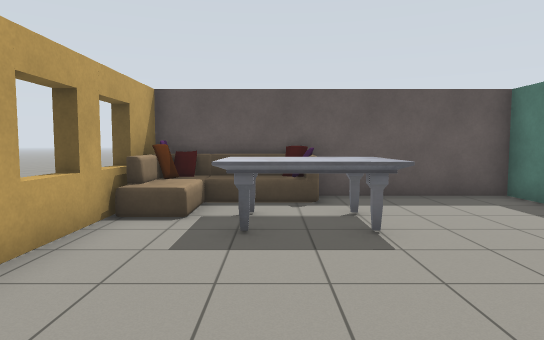
View 1 (above)

16 first-person views from a walk through a Gazebo world. The camera is 1.2 m above the floor, tilts 4° down and sees 75° across. The floor is counted in squares, 1 m on a side. Each view is taken from the middle of a square. On the plan, view 1 faces up. The plan holds only what a view shows up to about 14 squares ahead; the rest is blank. Simple shapes stand in for some stock models.

View 2
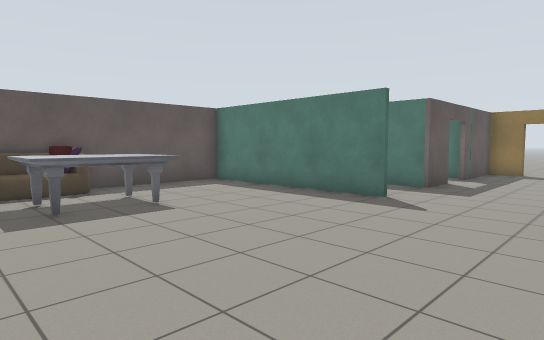

View 3
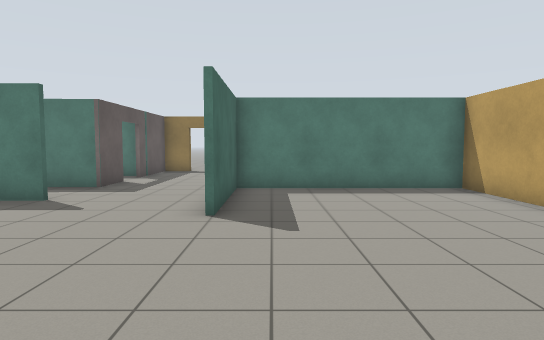

View 4
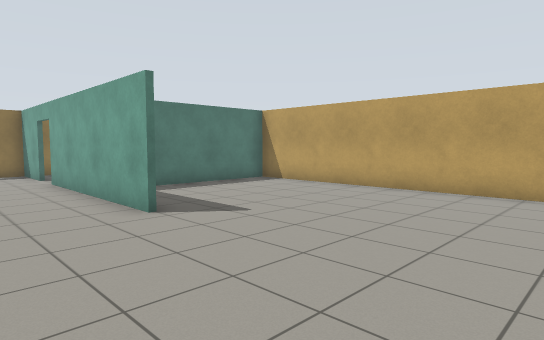

View 5
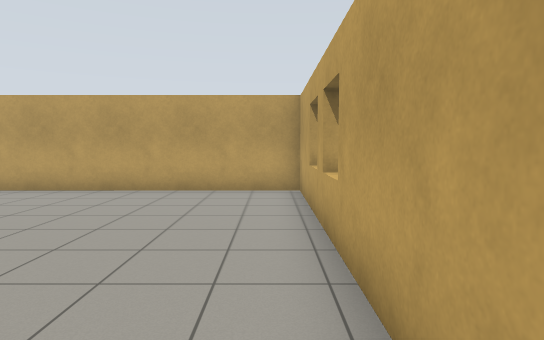

View 6
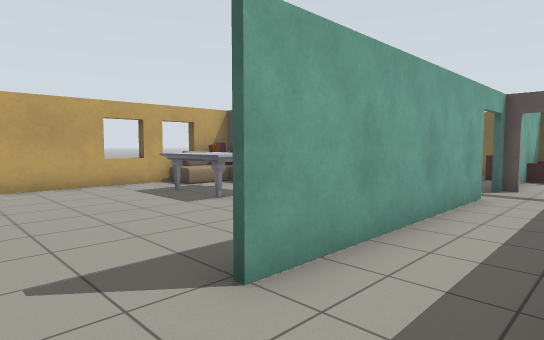

View 7
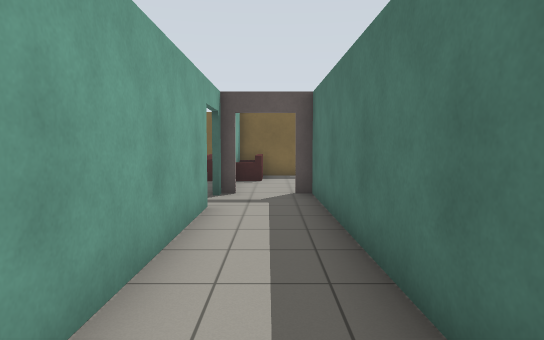

View 8
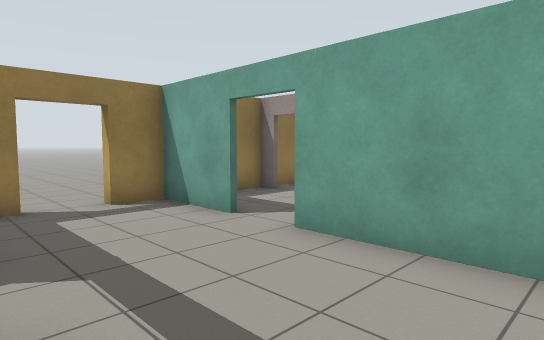

View 9
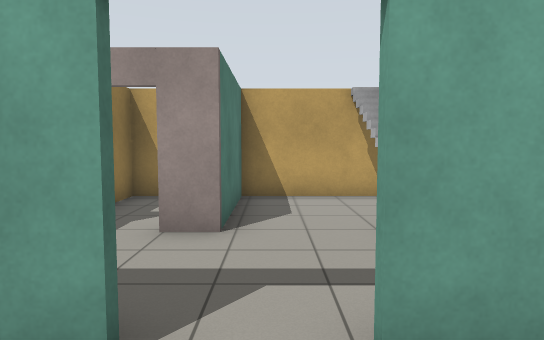

View 10
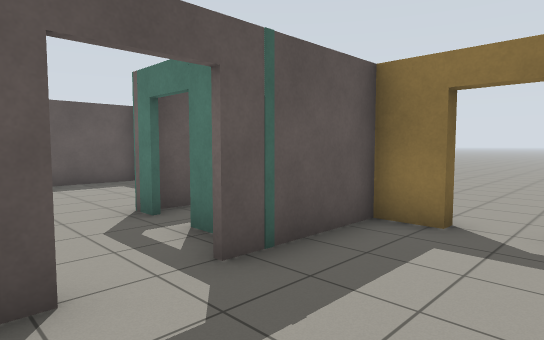

View 11
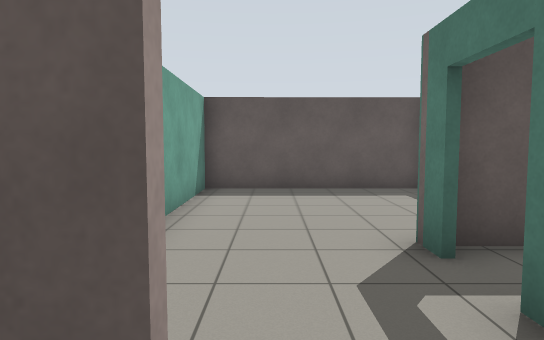

View 12
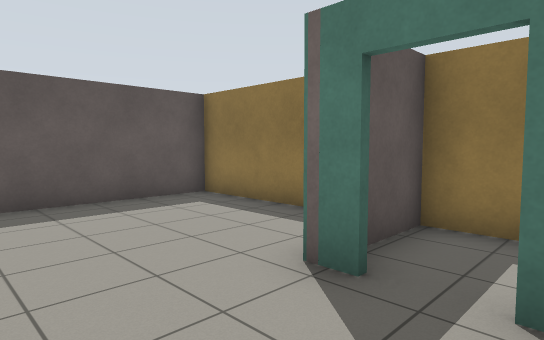

View 13
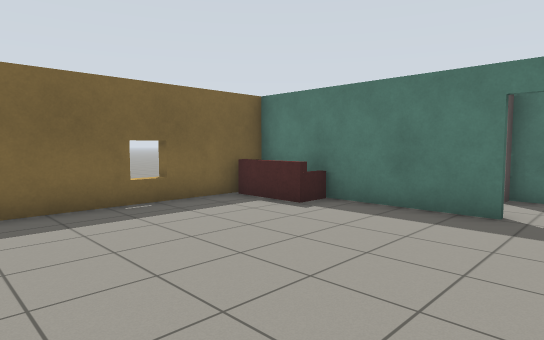

View 14
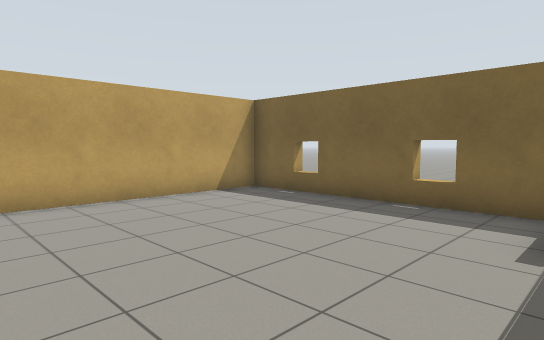

View 15
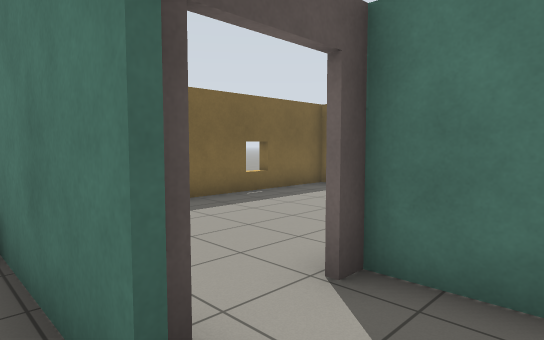

View 16
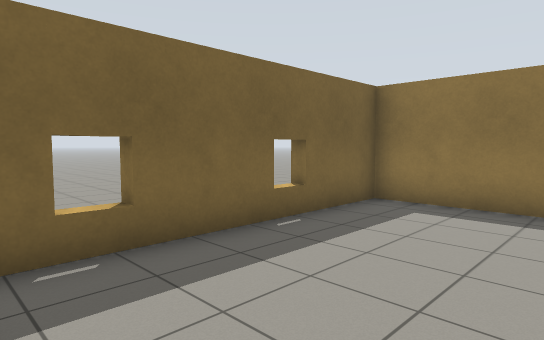

### Floor plan
Points are (right, up) in squares from view 1. A wall is a line through its corners. A room is listed if a view was taken in it or the views show most of it. See-through windows are left out.
Room 1 (views 1, 2, 3, 4, 5, 6, 7, 8, 9, 10, 11, 13, 14, 15)
walls: (5.6, 1.9) (5.6, 8.4) (1.4, 8.4); (3.9, -1.9) (10.5, -1.9); (5.7, 9) (5.7, 1.9); (9.7, 1.9) (8.1, 1.9) (8, 10.8); (5.6, 10.4) (5.6, 13.5); (-2.7, 8.4) (-2.7, -8.3) (7.8, -8.3) (7.8, -2) (3.9, -2); (5.7, 10.7) (5.7, 10.4); (11.9, -1.9) (14.3, -1.9) (14.3, -0.6); (14.3, 0.8) (14.3, 1.9) (11.1, 1.9); (5.6, 15.4) (5.6, 16); (5.7, 16) (5.7, 15.4); (6.5, 16) (-2.7, 16) (-2.7, 9.9)
ways out: open door at (10.5, 2) to room 2; open door at (6.2, 10.2) to room 3; open door at (11.5, -2) to room 4; open door at (14.5, 0)
objects: other object (-2, 6) to (1, 8); marble table (-1, 5) to (2, 6); sofa (5, 14) to (5, 15); sofa (6, 14) to (6, 15)
Room 2 (view 12)
walls: (11.8, 4.6) (11.8, 5.4); (14.3, 7.4) (14.3, 10.8) (7.5, 10.7); (8.2, 10.8) (8.2, 6.9); (11.8, 2.1) (11.8, 3.5)
ways out: open door at (10.5, 2) to room 1; open door at (12, 4)
Room 3 (view 16)
walls: (5.7, 13.5) (5.7, 12.9); (14.3, 12.9) (14.3, 16) (6.5, 16)
ways out: open door at (6.2, 10.2) to room 1
Room 4 (no view inside)
walls: (8.5, -8.3) (11.8, -8.3) (11.8, -4.8) (12.6, -4.8); (14.3, -4.8) (14.3, -2.5)
ways out: open door at (11.5, -2) to room 1; open door at (13, -5)
objects: stairs (9, -8)

Where each view was taken, in squares from view 1:
view 1: 0 up, 0 right, facing up
view 2: 2 down, 2 left, facing up-right
view 3: 3 down, 2 left, facing right
view 4: 1 up, 2 left, facing down-right
view 5: 1 up, 2 left, facing down
view 6: 0 up, 8 right, facing up-left
view 7: 2 up, 7 right, facing up
view 8: 2 up, 7 right, facing down-right
view 9: 0 up, 11 right, facing down
view 10: 1 down, 9 right, facing up-right
view 11: 1 up, 10 right, facing up
view 12: 3 up, 9 right, facing up-right
view 13: 9 up, 1 left, facing up-right
view 14: 9 up, 5 right, facing up-left
view 15: 9 up, 5 right, facing up-right
view 16: 12 up, 7 right, facing up-right
